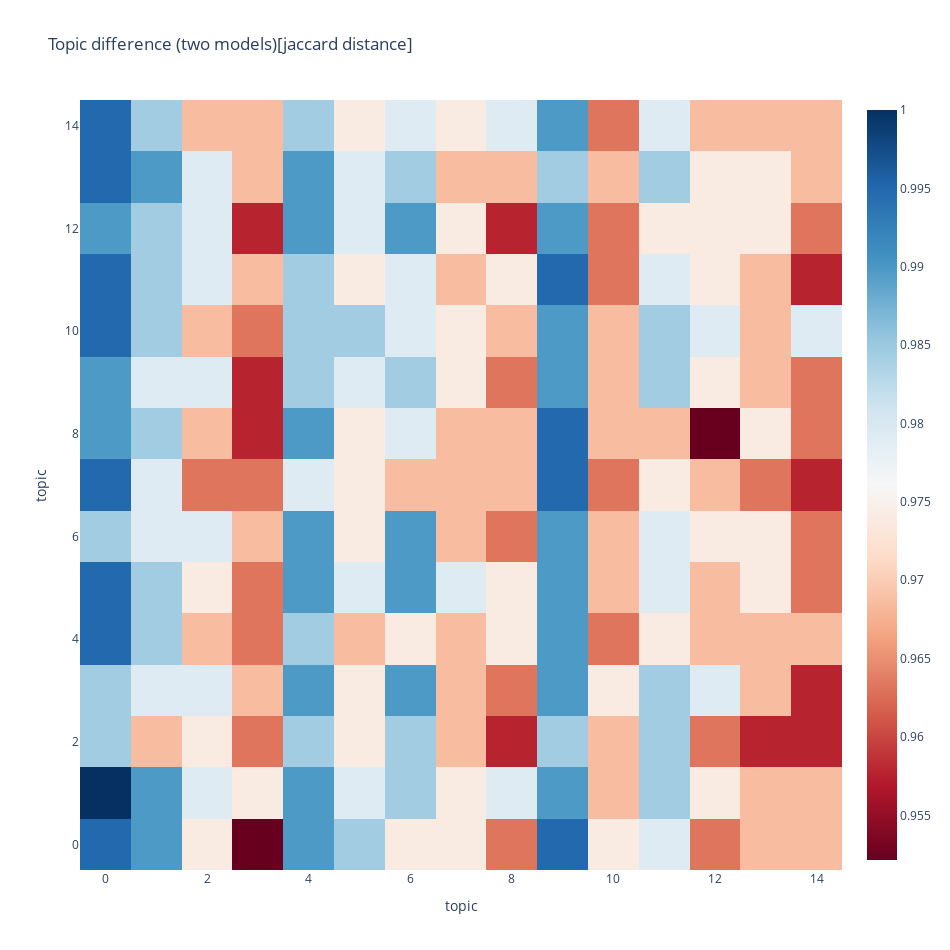

The code cell stored with this chart in its notebook:
### Code cell
mdiff, annotation = ML_model[0].diff(ML_jobs_model[0], distance='jaccard')
plot_difference_plotly(mdiff, title="Topic difference (two models)[jaccard distance]", annotation=annotation)

### Figure 1 — Plotly figure (JSON) as saved in the notebook; plotly's stock layout.template omitted (floating-point values rounded to 4 significant figures; data arrays with more than 128 entries replaced by an {"elided": "..."} marker saying what was removed)
{"data": [{"colorscale": [[0, "rgb(103,0,31)"], [0.1, "rgb(178,24,43)"], [0.2, "rgb(214,96,77)"], [0.3, "rgb(244,165,130)"], [0.4, "rgb(253,219,199)"], [0.5, "rgb(247,247,247)"], [0.6, "rgb(209,229,240)"], [0.7, "rgb(146,197,222)"], [0.8, "rgb(67,147,195)"], [0.9, "rgb(33,102,172)"], [1, "rgb(5,48,97)"]], "text": {"elided": "15x15 str values"}, "type": "heatmap", "z": {"elided": "15x15 float values"}}], "layout": {"height": 950, "title": {"text": "Topic difference (two models)[jaccard distance]"}, "width": 950, "xaxis": {"title": {"text": "topic"}}, "yaxis": {"title": {"text": "topic"}}}}
